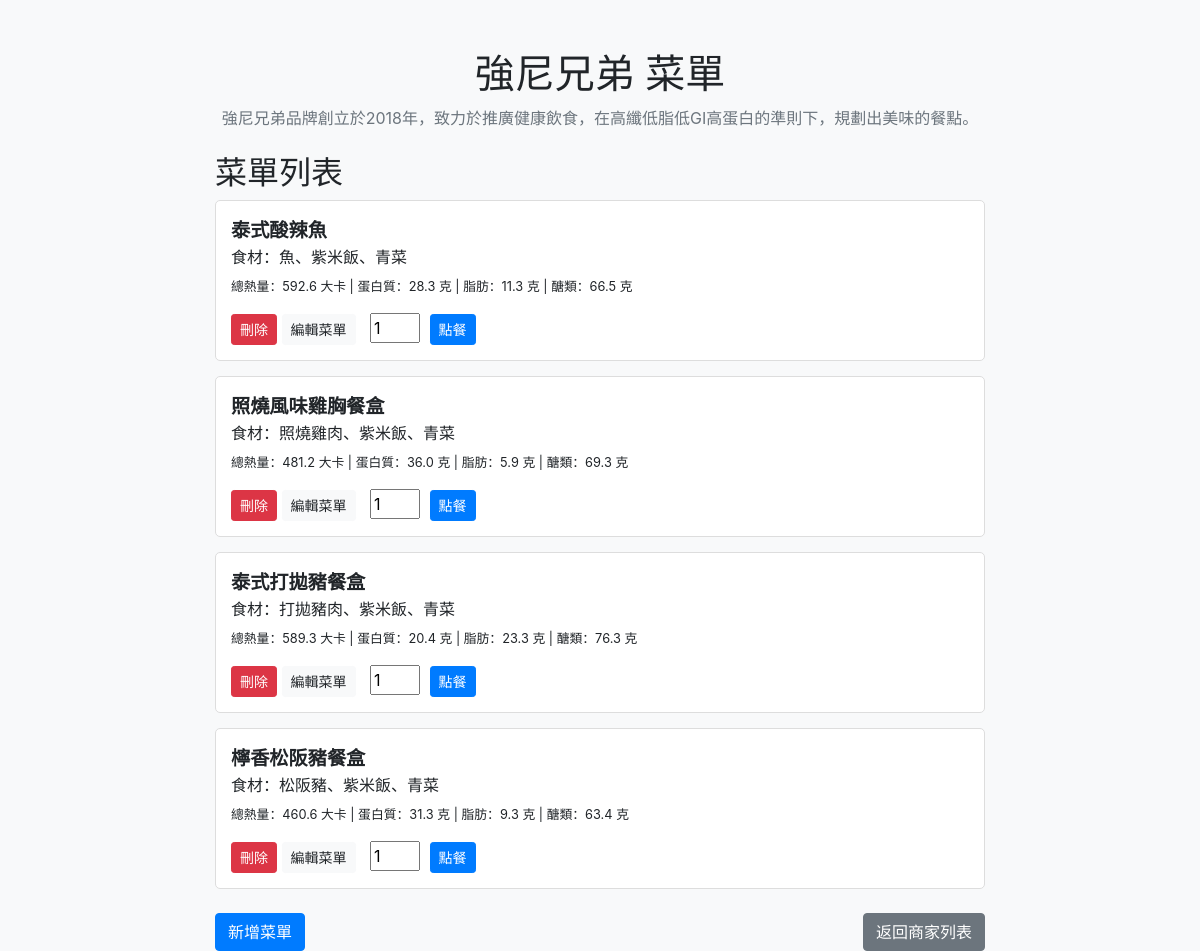
Screenshot of /canteen/3 (signed in) with the database file from the repository.
### models.py (models this page shows)
class Canteen(db.Model):
    __tablename__ = 'canteens'
    id = db.Column(db.Integer, primary_key=True)
    name = db.Column(db.String(100), nullable=False)
    description = db.Column(db.String(500), nullable=True)  # 新增商家介紹欄位
    menus = db.relationship('Menu', backref='canteen', lazy=True)

class Menu(db.Model):
    __tablename__ = 'menus'
    id = db.Column(db.Integer, primary_key=True)
    name = db.Column(db.String(100), nullable=False)
    ingredients = db.Column(db.Text, nullable=False)
    nutrition_calories = db.Column(db.Float, nullable=False)  # 總熱量 (大卡)
    nutrition_protein = db.Column(db.Float, nullable=False)   # 蛋白質 (g)
    nutrition_fat = db.Column(db.Float, nullable=False)       # 脂肪 (g)
    nutrition_carbs = db.Column(db.Float, nullable=False)     # 醣類 (g)
    canteen_id = db.Column(db.Integer, db.ForeignKey('canteens.id'), nullable=False)

### app.py (the view, shortened to what this page needs)
@app.route('/canteen/<int:canteen_id>', methods=['GET', 'POST'])
def view_or_edit_canteen(canteen_id):
    canteen = Canteen.query.get(canteen_id)
    if canteen is None:
        return "Canteen not found", 404
    menus = Menu.query.filter_by(canteen_id=canteen.id).all()
    orders = Order.query.filter_by(user_id=current_user.id).all()
    total_calories = sum(order.calories for order in orders)
    total_protein = sum(order.protein for order in orders)
    total_fat = sum(order.fat for order in orders)
    total_carbs = sum(order.carbs for order in orders)
    user_data = UserData.query.filter_by(user_id=current_user.id).first()
    if user_data:
        remaining_calories = max(0, user_data.tdee - total_calories)
        remaining_protein = max(0, user_data.protein - total_protein)
        remaining_fat = max(0, user_data.fat - total_fat)
        remaining_carbs = max(0, user_data.carbs - total_carbs)
    else:
        remaining_calories = remaining_protein = remaining_fat = remaining_carbs = None
    return render_template(
        'view_canteen.html',
        canteen=canteen,
        menus=menus,
        orders=orders,
        total_calories=total_calories,
        total_protein=total_protein,
        total_fat=total_fat,
        total_carbs=total_carbs,
        remaining_calories=remaining_calories,
        remaining_protein=remaining_protein,
        remaining_fat=remaining_fat,
        remaining_carbs=remaining_carbs,
    )

### app.py (called while the page is built)
@login_manager.user_loader
def load_user(user_id):
    return User.query.get(int(user_id))

### templates/view_canteen.html (shortened to what this page needs)
<!DOCTYPE html>
<html lang="zh">
<head>
    <link rel="stylesheet" href="https://stackpath.bootstrapcdn.com/bootstrap/4.3.1/css/bootstrap.min.css"
>
</head>
<body>
    <div class="container">
        <h1 class="text-center">{{ canteen.name }} 菜單</h1>
        <p class="text-muted text-center">{{ canteen.description }}</p>
        <h2 class="mt-4">菜單列表</h2>
        {% if menus %}
        <div class="menu-list">
            {% for menu in menus %}
            <div class="menu-item">
                <strong>{{ menu.name }}</strong>
                <p class="mb-1">食材：{{ menu.ingredients if menu.ingredients else "未提供" }}</p>
                <small>
                    總熱量：{{ menu.nutrition_calories or 0 }} 大卡 |
                    蛋白質：{{ menu.nutrition_protein or 0 }} 克 |
                    脂肪：{{ menu.nutrition_fat or 0 }} 克 |
                    醣類：{{ menu.nutrition_carbs or 0 }} 克
                </small>
                <div class="mt-3">
                    <form action="{{ url_for('delete_menu', menu_id=menu.id) }}" method="POST" class="d-inline">
                        <button type="submit" class="btn btn-danger btn-sm"
                                onclick="return confirm('您確定要刪除此菜單品項嗎？');">
                            刪除
                        </button>
                    </form>
                    <a href="{{ url_for('edit_menu', menu_id=menu.id) }}" class="btn btn-sm btn-light">編輯菜單</a>
                    <form action="{{ url_for('place_order', menu_id=menu.id) }}" method="POST" class="d-inline">
                        <input type="number" name="quantity" value="1" min="1" style="width: 50px; height: 30px; margin-left: 10px; margin-right: 5px;">
                        <button type="submit" class="btn btn-sm btn-primary">點餐</button>
                    </form>
                </div>
            </div>
            {% endfor %}
        </div>
        {% else %}
        <div class="alert alert-warning text-center mt-4" role="alert">
            <strong>目前沒有任何菜單。</strong> 點擊下方按鈕新增菜單。
        </div>
        {% endif %}
        <div class="d-flex justify-content-between mt-4">
            <a href="{{ url_for('add_menu', canteen_id=canteen.id) }}" class="btn btn-primary">新增菜單</a>
            <a href="{{ url_for('index') }}" class="btn btn-secondary">返回商家列表</a>
        </div>
    </div>
</body>
</html>

### templates/view_canteen.html (style rules this page uses)
body { background-color: #f8f9fa; padding-top: 50px; }
.container { max-width: 800px; margin: 0 auto; }
.menu-item { padding: 15px; border: 1px solid #ddd; border-radius: 5px; margin-bottom: 15px; background-color: #fff; }
.menu-item strong { font-size: 1.2rem; }

### rows the page displays
Canteen: name "強尼兄弟", description "強尼兄弟品牌創立於2018年，致力於推廣健康飲食，在高纖低脂低GI高蛋白的準則下，規劃出美味的餐點。"
Menu: name "泰式酸辣魚", ingredients "魚、紫米飯、青菜", nutrition_calories "592.6", nutrition_protein "28.3", nutrition_fat "11.3", nutrition_carbs "66.5"
Menu: name "照燒風味雞胸餐盒", ingredients "照燒雞肉、紫米飯、青菜", nutrition_calories "481.2", nutrition_protein "36.0", nutrition_fat "5.9", nutrition_carbs "69.3"
Menu: name "泰式打拋豬餐盒", ingredients "打拋豬肉、紫米飯、青菜", nutrition_calories "589.3", nutrition_protein "20.4", nutrition_fat "23.3", nutrition_carbs "76.3"
Menu: name "檸香松阪豬餐盒", ingredients "松阪豬、紫米飯、青菜", nutrition_calories "460.6", nutrition_protein "31.3", nutrition_fat "9.3", nutrition_carbs "63.4"
